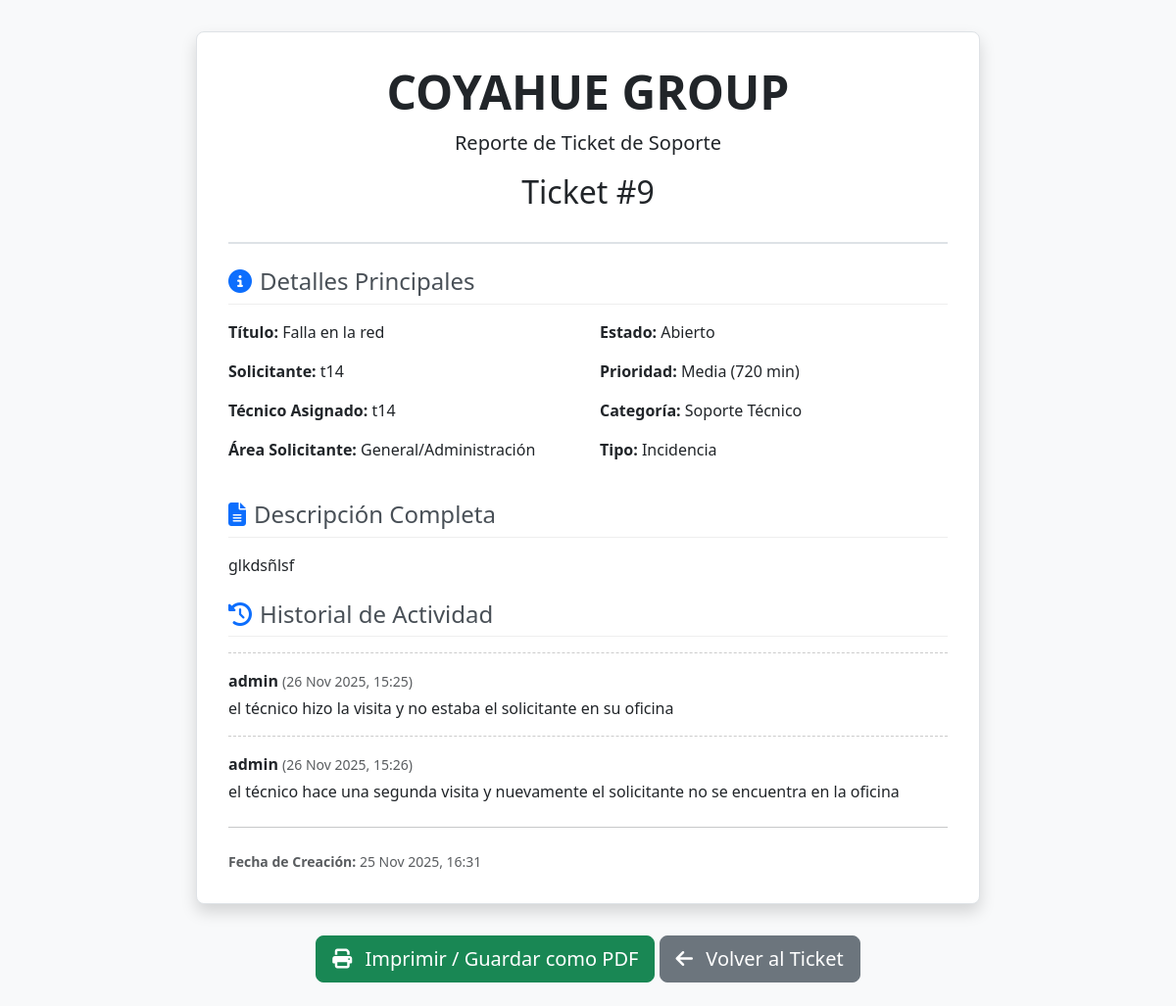
The app's page /ticket/9/vista_previa/ (signed in) with its own data.
### soporte/models.py (models this page shows, shortened)
class Ticket(models.Model):
    AREA_CHOICES = [
        ('finanzas', 'Finanzas'),
        ('rrhh', 'Recursos Humanos (RRHH)'),
        ('ventas', 'Ventas'),
        ('marketing', 'Marketing'),
        ('produccion', 'Producción/Operaciones'),
        ('ti', 'Tecnología de la Información (TI)'),
        ('general', 'General/Administración'),
    ]
    CATEGORIA_CHOICES = [
        ('soporte', 'Soporte Técnico'),
        ('consulta', 'Consulta'),
        ('incidencia', 'Incidencia'),
        ('solicitud', 'Solicitud'),
    ]
    TIPO_CHOICES = [
        ('incidencia', 'Incidencia'),
        ('solicitud', 'Solicitud'),
    ]
    ESTADO_CHOICES = [
        ('abierto', 'Abierto'),
        ('progreso', 'En Progreso'),
        ('resuelto', 'Resuelto'),
        ('cerrado', 'Cerrado'),
    ]
    SLA_ESTADO_PENDIENTE = 'pendiente'
    SLA_ESTADO_VENCIDO = 'vencido'
    SLA_ESTADO_CUMPLIDO = 'cumplido'
    SLA_ESTADO_SIN_REGLA = 'sin_regla'
    SLA_ESTADO_CHOICES = [
        (SLA_ESTADO_PENDIENTE, 'Pendiente'),
        (SLA_ESTADO_VENCIDO, 'Vencido'),
        (SLA_ESTADO_CUMPLIDO, 'Cumplido'),
        (SLA_ESTADO_SIN_REGLA, 'Sin regla'),
    ]
    titulo = models.CharField(max_length=200)
    descripcion = models.TextField()
    solicitante = models.ForeignKey(User, on_delete=models.CASCADE, related_name="tickets")
    tecnico_asignado = models.ForeignKey(
        User,
        on_delete=models.SET_NULL,
        null=True,
        blank=True,
        related_name="tickets_asignados",
    )
    categoria = models.CharField(max_length=50, choices=CATEGORIA_CHOICES, default='soporte')
    prioridad = models.ForeignKey(
        Prioridad,
        on_delete=models.PROTECT,
        related_name="tickets",
        verbose_name="Prioridad",
    )
    estado = models.CharField(max_length=20, choices=ESTADO_CHOICES, default='abierto')
    tipo_ticket = models.CharField(
        max_length=20,
        choices=TIPO_CHOICES,
        default='incidencia',
        verbose_name="Tipo de Ticket",
    )
    area_funcional = models.CharField(
        max_length=20,
        choices=AREA_CHOICES,
        default='general',
        verbose_name="Área Solicitante",
    )
    fecha_creacion = models.DateTimeField(auto_now_add=True)
    fecha_actualizacion = models.DateTimeField(auto_now=True)
    fecha_cierre = models.DateTimeField(null=True, blank=True)
    tiempo_resolucion = models.DurationField(
        null=True,
        blank=True,
        verbose_name="Tiempo de Resolución",
    )
    fecha_compromiso_respuesta = models.DateTimeField(
        null=True,
        blank=True,
        verbose_name="Compromiso de respuesta",
    )
    estado_sla = models.CharField(
        max_length=20,
        choices=SLA_ESTADO_CHOICES,
        default=SLA_ESTADO_SIN_REGLA,
        verbose_name="Estado del SLA",
    )

class Prioridad(models.Model):
    clave = models.SlugField(
        max_length=50,
        unique=True,
        verbose_name="Identificador",
        help_text=(
            "Nombre corto sin espacios usado internamente para referirse a la prioridad. "
            "Por ejemplo: 'baja', 'media', 'alta'."
        ),
    )
    nombre = models.CharField(max_length=100, unique=True, verbose_name="Nombre")
    minutos_resolucion = models.PositiveIntegerField(
        verbose_name="Tiempo objetivo (minutos)",
        help_text="Tiempo máximo estimado para resolver un ticket con esta prioridad.",
    )
    orden = models.PositiveIntegerField(
        default=0,
        verbose_name="Orden",
        help_text="Se utiliza para ordenar las prioridades en los listados.",
    )
    class Meta:
        ordering = ["orden", "nombre"]
        verbose_name = "Prioridad de SLA"
        verbose_name_plural = "Prioridades de SLA"

class Comment(models.Model):
    ticket = models.ForeignKey(Ticket, on_delete=models.CASCADE, related_name="comments")
    author = models.ForeignKey(User, on_delete=models.CASCADE, related_name="comments")
    text = models.TextField()
    adjunto = models.FileField(upload_to='adjuntos_comentarios/', null=True, blank=True)
    created_at = models.DateTimeField(auto_now_add=True)

### soporte/views.py (the view)
# urls.py: path('ticket/<int:ticket_id>/vista_previa/', views.vista_previa_imprimir, name='vista_previa_imprimir'),
@login_required
def vista_previa_imprimir(request, ticket_id):
    ticket = _obtener_ticket_autorizado(request, ticket_id)
    if ticket is None:
        return redirect('home_tickets')
    comments = _comentarios_ticket(ticket, orden='created_at')
    context = {'ticket': ticket, 'comments': comments}
    return render(request, "soporte/imprimir_ticket.html", context)

### soporte/views.py (called while the page is built)
def _obtener_ticket_autorizado(request, ticket_id):
    ticket = get_object_or_404(Ticket, id=ticket_id)
    if not request.user.is_staff and ticket.solicitante != request.user:
        return None
    return ticket

def _comentarios_ticket(ticket, orden='-created_at'):
    return Comment.objects.filter(ticket=ticket).order_by(orden)

### soporte/templates/soporte/imprimir_ticket.html (shortened to what this page needs)
<!DOCTYPE html>
<html lang="es">
<head>
    <link href="https://cdn.jsdelivr.net/npm/bootstrap@5.3.3/dist/css/bootstrap.min.css" rel="stylesheet">
    <link rel="stylesheet" href="https://cdnjs.cloudflare.com/ajax/libs/font-awesome/6.5.2/css/all.min.css">
</head>
<body>
    <div class="ticket-container">
        <div class="ticket-header">
            <h1 class="display-5 fw-bold">COYAHUE GROUP</h1>
            <p class="lead">Reporte de Ticket de Soporte</p>
            <h2 class="mt-3">Ticket #{{ ticket.id }}</h2>
        </div>
        <div class="ticket-section mb-4">
            <h4><i class="fas fa-info-circle me-2 text-primary"></i>Detalles Principales</h4>
            <div class="row">
                <div class="col-md-6">
                    <p><strong>Título:</strong> {{ ticket.titulo }}</p>
                    <p><strong>Solicitante:</strong> {{ ticket.solicitante.username }}</p>
                    <p><strong>Técnico Asignado:</strong> {{ ticket.tecnico_asignado.username|default:"No asignado" }}</p>
                    <p><strong>Área Solicitante:</strong> {{ ticket.get_area_funcional_display }}</p>
                </div>
                <div class="col-md-6">
                    <p><strong>Estado:</strong> {{ ticket.get_estado_display }}</p>
                    <p><strong>Prioridad:</strong> {{ ticket.prioridad.nombre }} ({{ ticket.prioridad.minutos_resolucion }} min)</p>
                    <p><strong>Categoría:</strong> {{ ticket.get_categoria_display }}</p>
                    <p><strong>Tipo:</strong> {{ ticket.get_tipo_ticket_display }}</p>
                </div>
            </div>
        </div>
        <div class="ticket-section mb-4">
            <h4><i class="fas fa-file-alt me-2 text-primary"></i>Descripción Completa</h4>
            <p>{{ ticket.descripcion|linebreaksbr }}</p>
        </div>
        <div class="ticket-section mb-4">
            <h4><i class="fas fa-history me-2 text-primary"></i>Historial de Actividad</h4>
            {% for comment in comments %}
                <div class="comment-item">
                    <p class="mb-1">
                        <strong>{{ comment.author.username }}</strong>
                        <span class="text-muted small"> ({{ comment.created_at|date:"d M Y, H:i" }})</span>
                    </p>
                    <p class="mb-0">{{ comment.text|linebreaksbr }}</p>
                </div>
            {% empty %}
                <p class="text-muted">No hay comentarios en este ticket.</p>
            {% endfor %}
        </div>
        <hr class="my-4">
        <div class="row text-muted small">
            <div class="col">
                <strong>Fecha de Creación:</strong> {{ ticket.fecha_creacion|date:"d M Y, H:i" }}
            </div>
        </div>
    </div>
    <div class="text-center my-4 no-print">
        <button onclick="window.print()" class="btn btn-success btn-lg">
            <i class="fas fa-print me-2"></i> Imprimir / Guardar como PDF
        </button>
        <a href="{% url 'detalle_ticket' ticket.id %}" class="btn btn-secondary btn-lg">
            <i class="fas fa-arrow-left me-2"></i> Volver al Ticket
        </a>
    </div>
</body>
</html>

### soporte/templates/soporte/imprimir_ticket.html (style rules this page uses)
body { font-family: 'Segoe UI', Tahoma, Geneva, Verdana, sans-serif; background-color: #f8f9fa; }
.ticket-container { max-width: 800px; margin: 2rem auto; background-color: #fff; border: 1px solid #dee2e6; border-radius: 0.5rem; padding: 2rem; box-shadow: 0 0.5rem 1rem rgba(0,0,0,.15); }
.ticket-header { text-align: center; border-bottom: 2px solid #dee2e6; padding-bottom: 1.5rem; margin-bottom: 1.5rem; }
.ticket-section h4 { border-bottom: 1px solid #eee; padding-bottom: 0.5rem; margin-bottom: 1rem; color: #495057; }
.comment-item { border-top: 1px dashed #ccc; padding-top: 1rem; margin-top: 1rem; }

### records on screen
Ticket: id "9", titulo "Falla en la red", solicitante.username "t14", tecnico_asignado.username "t14", area_funcional "General/Administración", estado "Abierto", prioridad.nombre "Media", prioridad.minutos_resolucion "720", categoria "Soporte Técnico", tipo_ticket "Incidencia", descripcion "glkdsñlsf", fecha_creacion "25 Nov 2025, 16:31"
Comment: author.username "admin", created_at "26 Nov 2025, 15:25", text "el técnico hizo la visita y no estaba el solicitante en su oficina"
Comment: author.username "admin", created_at "26 Nov 2025, 15:26", text "el técnico hace una segunda visita y nuevamente el solicitante no se encuentra en la oficina"
